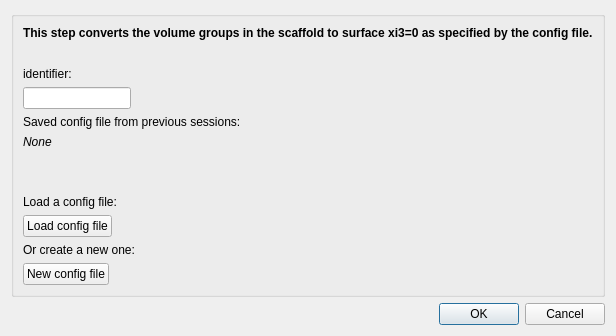
<?xml version="1.0" encoding="UTF-8"?>
<ui version="4.0">
 <class>ConfigureDialog</class>
 <widget class="QDialog" name="ConfigureDialog">
  <property name="geometry">
   <rect>
    <x>0</x>
    <y>0</y>
    <width>597</width>
    <height>336</height>
   </rect>
  </property>
  <property name="windowTitle">
   <string>Configure Step</string>
  </property>
  <layout class="QGridLayout" name="gridLayout">
   <item row="2" column="0">
    <widget class="QDialogButtonBox" name="buttonBox">
     <property name="orientation">
      <enum>Qt::Horizontal</enum>
     </property>
     <property name="standardButtons">
      <set>QDialogButtonBox::Cancel|QDialogButtonBox::Ok</set>
     </property>
    </widget>
   </item>
   <item row="1" column="0">
    <widget class="QGroupBox" name="configGroupBox">
     <property name="title">
      <string/>
     </property>
     <layout class="QGridLayout" name="gridLayout_2">
      <item row="6" column="0">
       <widget class="QLabel" name="label_5">
        <property name="font">
         <font>
          <italic>true</italic>
         </font>
        </property>
        <property name="text">
         <string>None</string>
        </property>
       </widget>
      </item>
      <item row="2" column="0">
       <widget class="QLabel" name="label0">
        <property name="text">
         <string>identifier:  </string>
        </property>
       </widget>
      </item>
      <item row="10" column="0">
       <widget class="QLabel" name="label_3">
        <property name="text">
         <string>Or create a new one:</string>
        </property>
       </widget>
      </item>
      <item row="11" column="0">
       <widget class="QPushButton" name="pushButton_2">
        <property name="sizePolicy">
         <sizepolicy hsizetype="Maximum" vsizetype="Fixed">
          <horstretch>0</horstretch>
          <verstretch>0</verstretch>
         </sizepolicy>
        </property>
        <property name="text">
         <string>New config file</string>
        </property>
       </widget>
      </item>
      <item row="1" column="0">
       <spacer name="verticalSpacer">
        <property name="orientation">
         <enum>Qt::Vertical</enum>
        </property>
        <property name="sizeHint" stdset="0">
         <size>
          <width>20</width>
          <height>40</height>
         </size>
        </property>
       </spacer>
      </item>
      <item row="0" column="0">
       <widget class="QLabel" name="label_2">
        <property name="font">
         <font>
          <weight>75</weight>
          <bold>true</bold>
         </font>
        </property>
        <property name="text">
         <string>This step converts the volume groups in the scaffold to surface xi3=0 as specified by the config file.</string>
        </property>
       </widget>
      </item>
      <item row="7" column="0">
       <spacer name="verticalSpacer_2">
        <property name="orientation">
         <enum>Qt::Vertical</enum>
        </property>
        <property name="sizeType">
         <enum>QSizePolicy::Fixed</enum>
        </property>
        <property name="sizeHint" stdset="0">
         <size>
          <width>20</width>
          <height>40</height>
         </size>
        </property>
       </spacer>
      </item>
      <item row="9" column="0">
       <widget class="QPushButton" name="pushButton">
        <property name="sizePolicy">
         <sizepolicy hsizetype="Maximum" vsizetype="Fixed">
          <horstretch>0</horstretch>
          <verstretch>0</verstretch>
         </sizepolicy>
        </property>
        <property name="text">
         <string>Load config file</string>
        </property>
       </widget>
      </item>
      <item row="5" column="0">
       <widget class="QLabel" name="label_4">
        <property name="text">
         <string>Saved config file from previous sessions: </string>
        </property>
       </widget>
      </item>
      <item row="8" column="0">
       <widget class="QLabel" name="label">
        <property name="text">
         <string>Load a config file:</string>
        </property>
       </widget>
      </item>
      <item row="4" column="0">
       <widget class="QLineEdit" name="lineEdit0">
        <property name="sizePolicy">
         <sizepolicy hsizetype="Maximum" vsizetype="Fixed">
          <horstretch>0</horstretch>
          <verstretch>0</verstretch>
         </sizepolicy>
        </property>
       </widget>
      </item>
     </layout>
    </widget>
   </item>
  </layout>
 </widget>
 <resources/>
 <connections>
  <connection>
   <sender>buttonBox</sender>
   <signal>accepted()</signal>
   <receiver>ConfigureDialog</receiver>
   <slot>accept()</slot>
   <hints>
    <hint type="sourcelabel">
     <x>248</x>
     <y>254</y>
    </hint>
    <hint type="destinationlabel">
     <x>157</x>
     <y>274</y>
    </hint>
   </hints>
  </connection>
  <connection>
   <sender>buttonBox</sender>
   <signal>rejected()</signal>
   <receiver>ConfigureDialog</receiver>
   <slot>reject()</slot>
   <hints>
    <hint type="sourcelabel">
     <x>316</x>
     <y>260</y>
    </hint>
    <hint type="destinationlabel">
     <x>286</x>
     <y>274</y>
    </hint>
   </hints>
  </connection>
 </connections>
</ui>
